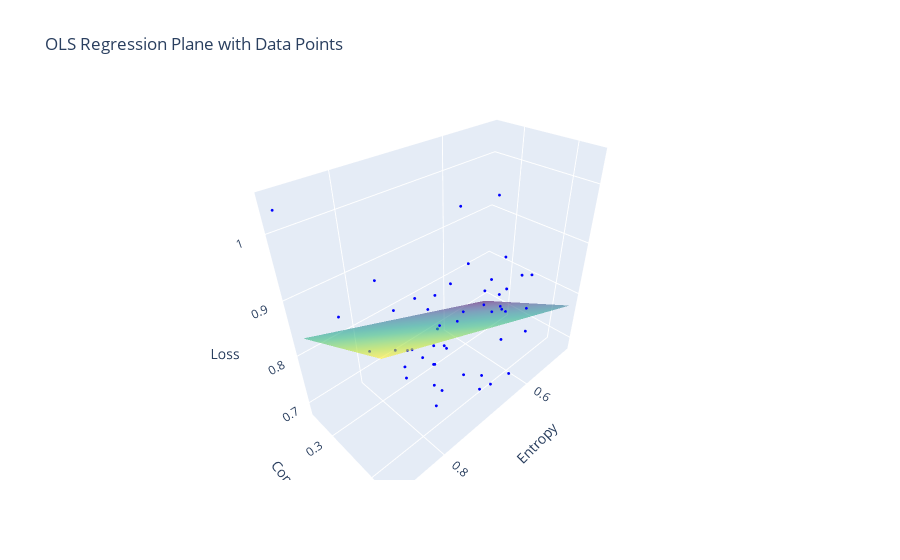

Notebook cell for this chart:
### Markdown cell above
### **Test 1:** Regression of Losses on von Neumann Entropy and EGCI

### Code cell
# df = pd.read_csv(f"PCE_SNE.csv")
X = sm.add_constant(df[['Entropy', 'Complexity']])
model = sm.OLS(df['Loss'], X).fit()

# Plot


plot_ols_plane(df, model, x_col='Entropy', y_col='Complexity', z_col='Loss')
print(model.summary())

### Figure 1 — Plotly figure (JSON) as saved in the notebook; plotly's stock layout.template omitted (floating-point values rounded to 4 significant figures; data arrays with more than 128 entries replaced by an {"elided": "..."} marker saying what was removed)
{"data": [{"marker": {"color": "blue", "size": 1}, "mode": "markers", "name": "Data Points", "type": "scatter3d", "x": [0.7541, 0.7165, 0.6822, 0.8256, 0.7482, 0.6315, 0.7324, 0.7497, 0.7893, 0.7537, 0.8856, 0.748, 0.8068, 0.7944, 0.6176, 0.6756, 0.7647, 0.7788, 0.7614, 0.6317, 0.7774, 0.7509, 0.7136, 0.6609, 0.7279, 0.6745, 0.6748, 0.7595, 0.684, 0.6562, 0.7175, 0.7299, 0.6146, 0.6866, 0.7896, 0.6734, 0.7103, 0.6558, 0.7535, 0.6278, 0.6713, 0.6746, 0.6765, 0.7023, 0.6202, 0.7755, 0.4856, 0.7414, 0.7253, 0.5619], "y": [0.3529, 0.4078, 0.4091, 0.2477, 0.3709, 0.4337, 0.4078, 0.3751, 0.3371, 0.3783, 0.2482, 0.3944, 0.3256, 0.2704, 0.4385, 0.4334, 0.3416, 0.3392, 0.3859, 0.3794, 0.3468, 0.3775, 0.3866, 0.4145, 0.3674, 0.4179, 0.403, 0.3896, 0.4102, 0.4272, 0.3273, 0.3614, 0.4396, 0.4273, 0.3551, 0.3607, 0.3692, 0.4283, 0.341, 0.3932, 0.4326, 0.4057, 0.4366, 0.3911, 0.4204, 0.3138, 0.3554, 0.3784, 0.3758, 0.3547], "z": [0.775, 0.9516, 0.6931, 0.8351, 0.7691, 0.9063, 1.037, 0.7732, 0.8766, 0.8154, 1.03, 0.8221, 0.9292, 0.7603, 0.8424, 0.8746, 0.7909, 0.763, 0.745, 0.8733, 0.801, 0.6828, 0.8425, 0.6931, 0.6931, 0.8557, 0.8855, 0.914, 0.8692, 0.8917, 0.834, 0.8228, 0.7962, 1.043, 0.7586, 0.8236, 0.8986, 0.8518, 0.8807, 0.8501, 0.9529, 0.7172, 0.8716, 0.7283, 0.6931, 0.7786, 0.8025, 0.846, 0.7904, 0.6931]}, {"colorscale": [[0, "#440154"], [0.1111, "#482878"], [0.2222, "#3e4989"], [0.3333, "#31688e"], [0.4444, "#26828e"], [0.5556, "#1f9e89"], [0.6667, "#35b779"], [0.7778, "#6ece58"], [0.8889, "#b5de2b"], [1, "#fde725"]], "name": "OLS Plane", "opacity": 0.6, "showscale": false, "type": "surface", "x": {"elided": "20x20 float values"}, "y": {"elided": "20x20 float values"}, "z": {"elided": "20x20 float values"}}], "layout": {"scene": {"xaxis": {"title": {"text": "Entropy"}}, "yaxis": {"title": {"text": "Complexity"}}, "zaxis": {"title": {"text": "Loss"}}}, "title": {"text": "OLS Regression Plane with Data Points"}}}
